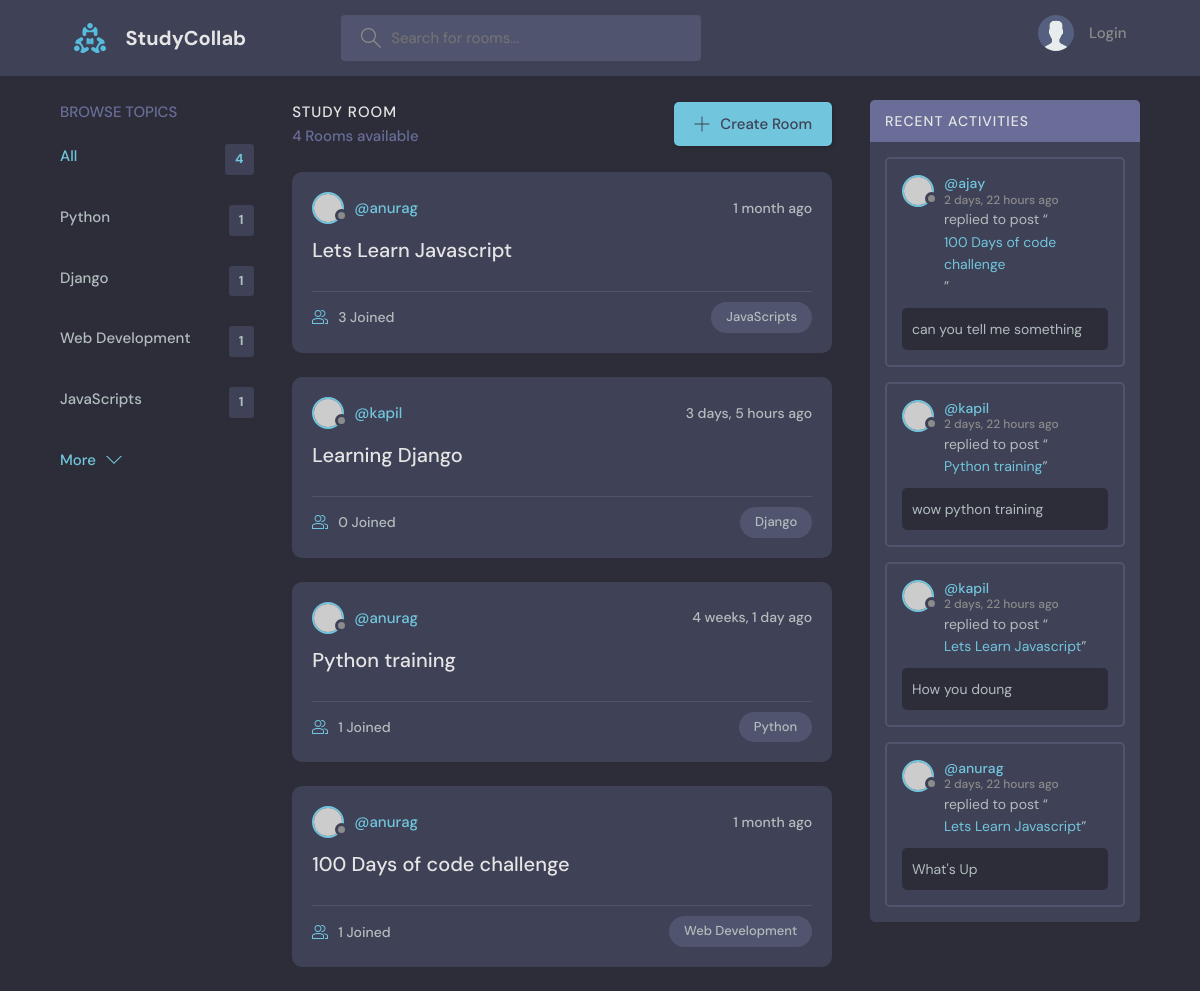
Before: / with the older database file.
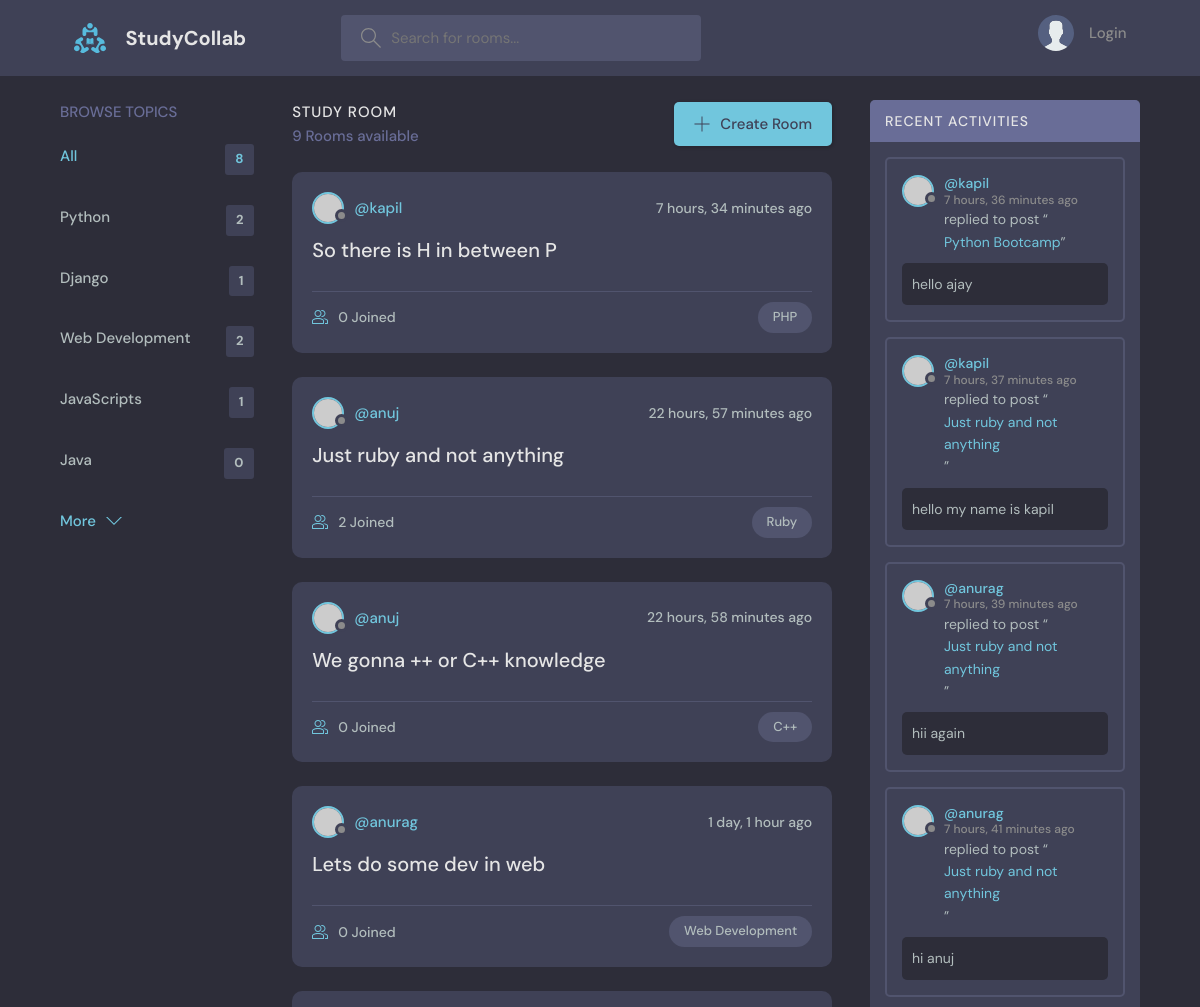
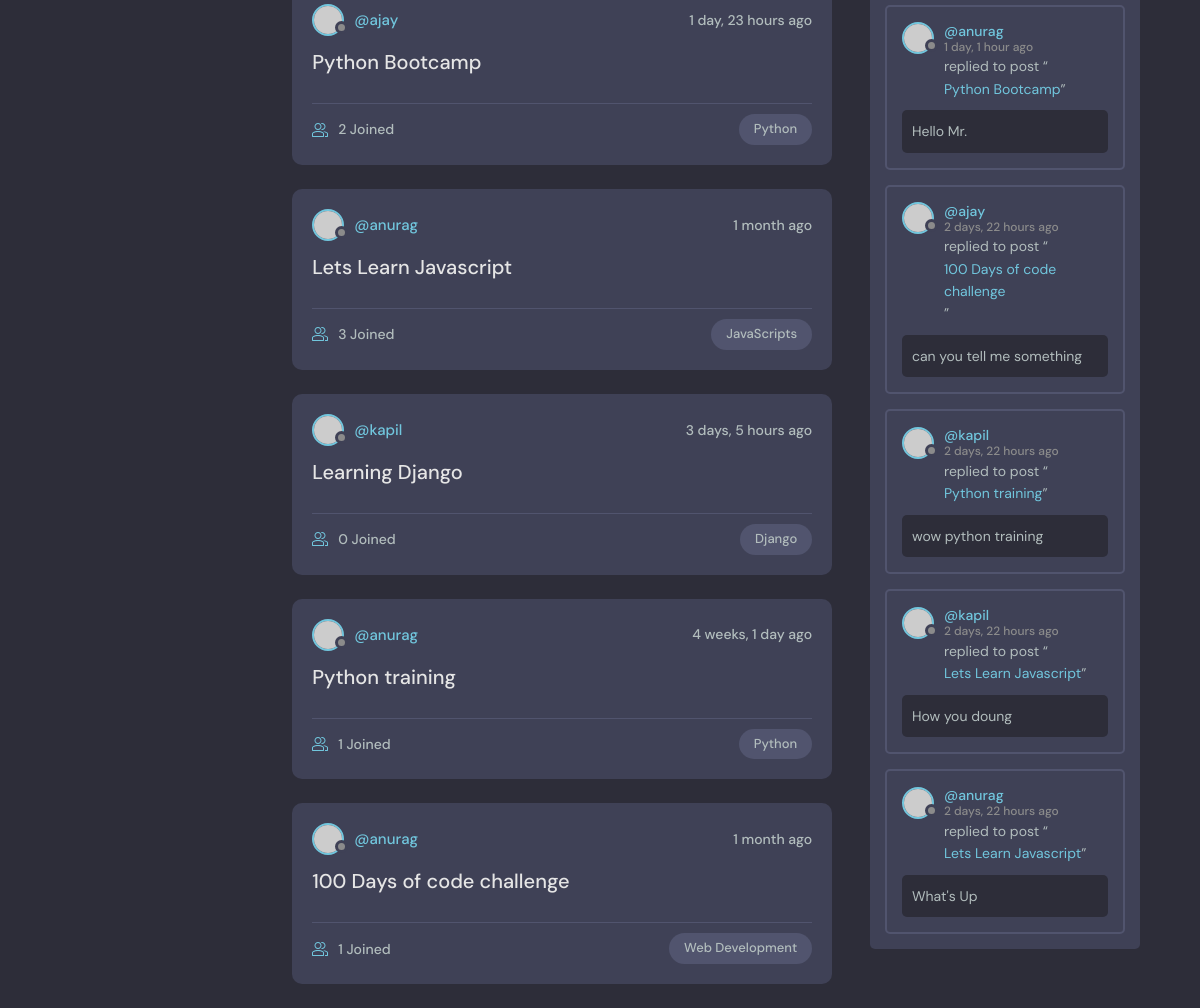
After: the same page with the newer database file (2 pictures, top to bottom).
### base/models.py (models this page shows, shortened)
class Topic(models.Model):
    name = models.CharField(max_length=255)

class Room(models.Model):
    host = models.ForeignKey(User, on_delete=models.CASCADE, null=True ,related_name='host')
    topic = models.ForeignKey(Topic, on_delete=models.SET_NULL, null=True, related_name='topic')
    participants = models.ManyToManyField(User,related_name='participants',blank=True)
    name = models.CharField(max_length=255)
    description = models.TextField(null=True, blank=True)
    updated = models.DateTimeField(auto_now=True)
    created = models.DateTimeField(auto_now_add=True)
    class Meta:
        ordering = ['-updated', '-created']
    def __str__(self) -> str:
        return self.name

class Message(models.Model):
    user = models.ForeignKey(User, on_delete=models.CASCADE, related_name='user')
    room = models.ForeignKey(Room, on_delete=models.CASCADE, related_name='message')
    body = models.TextField()
    updated = models.DateTimeField(auto_now=True)
    created = models.DateTimeField(auto_now_add=True)
    class Meta:
        ordering = ['-updated', '-created']

### base/views.py (the view)
# urls.py: path('', views.home, name='home'),
def home(request):
    q = request.GET.get('q') if request.GET.get('q') != None else ''
    rooms = Room.objects.filter(
        Q(topic__name__icontains=q)|
        Q(name__icontains=q) |
        Q(description__icontains=q)
        )
    topics = Topic.objects.all()
    room_count = rooms.count()
    room_messages = Message.objects.filter(Q(room__topic__name__icontains=q))
    context ={'rooms':rooms, 'topics':topics, 'room_count':room_count,'room_messages':room_messages}
    return render(request, 'base/home.html', context)

### base/templates/base/home.html (shortened to what this page needs)
{% extends 'main.html' %}
{% load static %}
{% block content %}
    <main class="layout layout--3">
      <div class="container">
        {% include "base/topics_component.html" %}
        <div class="roomList">
          <div class="roomList__header">
            <div>
              <h2>Study Room</h2>
              <p>{{room_count}} Rooms available</p>
            </div>
            <a class="btn btn--main" href="{% url "create-room" %}">
              <svg version="1.1" xmlns="http://www.w3.org/2000/svg" width="32" height="32" viewBox="0 0 32 32">
                <title>add</title>
                <path
                  d="M16.943 0.943h-1.885v14.115h-14.115v1.885h14.115v14.115h1.885v-14.115h14.115v-1.885h-14.115v-14.115z"
                ></path>
              </svg>
              Create Room
            </a>
          </div>
          {% include "base/feed_component.html" %}
        </div>
        {% include "base/activity_component.html" %}
      </div>
    </main>
  {% endblock content %}

### base/templates/base/topics_component.html
<div class="topics">
    <div class="topics__header">
      <h2>Browse Topics</h2>
    </div>
    <ul class="topics__list">
      <li>
        <a href="{% url 'home' %}" class="active">All <span>{{topics.count}}</span></a>
      </li>
      {% for topic in topics|slice:":5" %}
      <li>
        <a href="{% url "home" %}?q={{topic.name}}">{{topic.name}} <span>{{topic.topic.all.count}}</span></a>
      </li>
      {% endfor %}
    </ul>
    <a class="btn btn--link" href="{% url "topics" %}">
      More
      <svg version="1.1" xmlns="http://www.w3.org/2000/svg" width="32" height="32" viewBox="0 0 32 32">
        <title>chevron-down</title>
        <path d="M16 21l-13-13h-3l16 16 16-16h-3l-13 13z"></path>
      </svg>
    </a>
  </div>

### base/templates/base/feed_component.html (shortened to what this page needs)
{% for room in rooms %}
<div class="roomListRoom">
    <div class="roomListRoom__header">
      <a href="{% url "user-profile" room.host.id %}" class="roomListRoom__author">
        <div class="avatar avatar--small">
          <img src="https://randomuser.me/api/portraits/women/11.jpg" />
        </div>
        <span>@{{room.host.username}}</span>
      </a>
      <div class="roomListRoom__actions">
        <span>{{room.created|timesince}} ago</span>
      </div>
    </div>
    <div class="roomListRoom__content">
      <a href="{% url 'room' room.id %}">{{room.name}}</a>
    </div>
    <div class="roomListRoom__meta">
      <a href="{% url 'room' room.id %}" class="roomListRoom__joined">
        {{room.participants.all.count}} Joined
      </a>
      <p class="roomListRoom__topic">{{room.topic.name}}</p>
    </div>
  </div>
  {% endfor %}

### base/templates/base/activity_component.html (shortened to what this page needs)
<div class="activities">
    <div class="activities__header">
      <h2>Recent Activities</h2>
    </div>
    {% for message in room_messages  %}
    <div class="activities__box">
      <div class="activities__boxHeader roomListRoom__header">
        <a href="{% url "user-profile" message.user.id %}" class="roomListRoom__author">
          <div class="avatar avatar--small">
            <img src="https://randomuser.me/api/portraits/women/11.jpg" />
          </div>
          <p>
            @{{message.user}}
            <span>{{message.created|timesince}} ago</span>
          </p>
        </a>
      </div>
      <div class="activities__boxContent">
        <p>replied to post “<a href="{% url 'room' message.room.id %}">{{message.room}}</a>”</p>
        <div class="activities__boxRoomContent">
          {{message.body}}
        </div>
      </div>
    </div>
    {% endfor %}
</div>

Changed rows visible on the page:
computed for Topic "Python": topic.all.count "1" → "2"
computed for Topic "Web Development": topic.all.count "1" → "2"
added Topic: name "Java", topic.all.count "0"
added Room: host.username "kapil", created "7 hours, 34 minutes", name "So there is H in between P", participants.all.count "0", topic.name "PHP"
added Room: host.username "anuj", created "22 hours, 57 minutes", name "Just ruby and not anything", participants.all.count "2", topic.name "Ruby"
added Room: host.username "anuj", created "22 hours, 58 minutes", name "We gonna ++ or C++ knowledge", participants.all.count "0", topic.name "C++"
added Room: host.username "anurag", created "1 day, 1 hour", name "Lets do some dev in web", participants.all.count "0", topic.name "Web Development"
added Room: host.username "ajay", created "1 day, 23 hours", name "Python Bootcamp", participants.all.count "2", topic.name "Python"
added Message: user "kapil", created "7 hours, 36 minutes", room "Python Bootcamp", body "hello ajay"
added Message: user "kapil", created "7 hours, 37 minutes", room "Just ruby and not anything", body "hello my name is kapil"
added Message: user "anurag", created "7 hours, 39 minutes", room "Just ruby and not anything", body "hii again"
added Message: user "anurag", created "7 hours, 41 minutes", room "Just ruby and not anything", body "hi anuj"
added Message: user "anurag", created "1 day, 1 hour", room "Python Bootcamp", body "Hello Mr."
Other visible differences:
{{ topics.count }}: "4" → "8"
{{ room_count }}: "4" → "9"
